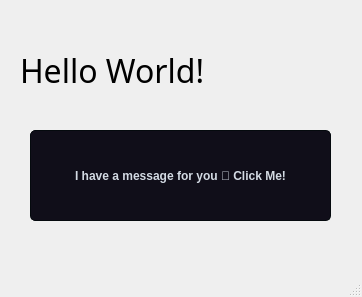
<?xml version="1.0" encoding="UTF-8"?>
<ui version="4.0">
 <class>MainWindow</class>
 <widget class="QMainWindow" name="MainWindow">
  <property name="geometry">
   <rect>
    <x>0</x>
    <y>0</y>
    <width>362</width>
    <height>297</height>
   </rect>
  </property>
  <property name="windowTitle">
   <string>MainWindow</string>
  </property>
  <widget class="QWidget" name="centralwidget">
   <widget class="QPushButton" name="click_me_button">
    <property name="geometry">
     <rect>
      <x>30</x>
      <y>130</y>
      <width>301</width>
      <height>91</height>
     </rect>
    </property>
    <property name="font">
     <font>
      <weight>75</weight>
      <italic>false</italic>
      <bold>true</bold>
     </font>
    </property>
    <property name="styleSheet">
     <string notr="true">QPushButton#click_me_button{
	border-style: solid;
	border-color: #050a0e;
	border-width: 1px;
	border-radius: 5px;
	color: #d3dae3;
	padding: 2px;
	background-color: #100E19;
}
QPushButton#click_me_button::default{
	border-style: solid;
	border-color: #050a0e;
	border-width: 1px;
	border-radius: 5px;
	color: #FFFFFF;
	padding: 2px;
	background-color: #151a1e;
}
QPushButton#click_me_button:hover{
	border-style: solid;
	border-top-color: qlineargradient(spread:pad, x1:0, y1:1, x2:1, y2:1, stop:0 #C0DB50, stop:0.4 #C0DB50, stop:0.5 #100E19, stop:1 #100E19);
    border-bottom-color: qlineargradient(spread:pad, x1:0, y1:1, x2:1, y2:1, stop:0 #100E19, stop:0.5 #100E19, stop:0.6 #C0DB50, stop:1 #C0DB50);
    border-left-color: qlineargradient(spread:pad, x1:0, y1:0, x2:0, y2:1, stop:0 #C0DB50, stop:0.3 #C0DB50, stop:0.7 #100E19, stop:1 #100E19);
    border-right-color: qlineargradient(spread:pad, x1:0, y1:1, x2:0, y2:0, stop:0 #C0DB50, stop:0.3 #C0DB50, stop:0.7 #100E19, stop:1 #100E19);
	border-width: 2px;
    border-radius: 1px;
	color: #d3dae3;
	padding: 2px;
}
QPushButton#click_me_button:pressed{
	border-style: solid;
	border-top-color: qlineargradient(spread:pad, x1:0, y1:1, x2:1, y2:1, stop:0 #d33af1, stop:0.4 #d33af1, stop:0.5 #100E19, stop:1 #100E19);
    border-bottom-color: qlineargradient(spread:pad, x1:0, y1:1, x2:1, y2:1, stop:0 #100E19, stop:0.5 #100E19, stop:0.6 #d33af1, stop:1 #d33af1);
    border-left-color: qlineargradient(spread:pad, x1:0, y1:0, x2:0, y2:1, stop:0 #d33af1, stop:0.3 #d33af1, stop:0.7 #100E19, stop:1 #100E19);
    border-right-color: qlineargradient(spread:pad, x1:0, y1:1, x2:0, y2:0, stop:0 #d33af1, stop:0.3 #d33af1, stop:0.7 #100E19, stop:1 #100E19);
	border-width: 2px;
    border-radius: 1px;
	color: #d3dae3;
	padding: 2px;
}</string>
    </property>
    <property name="text">
     <string>I have a message for you 🤍 Click Me!</string>
    </property>
   </widget>
   <widget class="QLabel" name="hello_world_label">
    <property name="geometry">
     <rect>
      <x>20</x>
      <y>30</y>
      <width>321</width>
      <height>81</height>
     </rect>
    </property>
    <property name="font">
     <font>
      <family>Sitka Heading</family>
      <pointsize>24</pointsize>
     </font>
    </property>
    <property name="layoutDirection">
     <enum>Qt::LeftToRight</enum>
    </property>
    <property name="styleSheet">
     <string notr="true"/>
    </property>
    <property name="text">
     <string>Hello World! </string>
    </property>
   </widget>
  </widget>
  <widget class="QMenuBar" name="menubar">
   <property name="geometry">
    <rect>
     <x>0</x>
     <y>0</y>
     <width>362</width>
     <height>26</height>
    </rect>
   </property>
  </widget>
  <widget class="QStatusBar" name="statusbar"/>
 </widget>
 <resources/>
 <connections/>
</ui>
